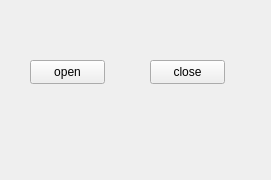
<?xml version="1.0" encoding="UTF-8"?>
<ui version="4.0">
 <class>Form</class>
 <widget class="QWidget" name="Form">
  <property name="geometry">
   <rect>
    <x>0</x>
    <y>0</y>
    <width>271</width>
    <height>180</height>
   </rect>
  </property>
  <property name="windowTitle">
   <string>Form</string>
  </property>
  <widget class="QPushButton" name="pushButton">
   <property name="geometry">
    <rect>
     <x>30</x>
     <y>60</y>
     <width>75</width>
     <height>24</height>
    </rect>
   </property>
   <property name="text">
    <string>open</string>
   </property>
   <property name="checkable">
    <bool>true</bool>
   </property>
   <property name="checked">
    <bool>false</bool>
   </property>
  </widget>
  <widget class="QPushButton" name="pushButton_2">
   <property name="geometry">
    <rect>
     <x>150</x>
     <y>60</y>
     <width>75</width>
     <height>24</height>
    </rect>
   </property>
   <property name="text">
    <string>close</string>
   </property>
  </widget>
 </widget>
 <resources/>
 <connections/>
</ui>
